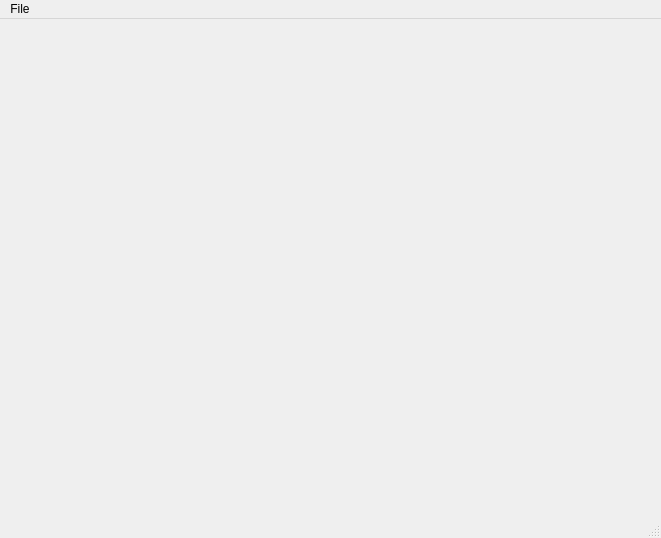
<?xml version="1.0" encoding="UTF-8"?>
<ui version="4.0">
 <class>MainWindow</class>
 <widget class="QMainWindow" name="MainWindow">
  <property name="geometry">
   <rect>
    <x>0</x>
    <y>0</y>
    <width>661</width>
    <height>538</height>
   </rect>
  </property>
  <property name="windowTitle">
   <string>BSP Analyser</string>
  </property>
  <widget class="QWidget" name="centralWidget">
   <layout class="QVBoxLayout" name="verticalLayout">
    <property name="leftMargin">
     <number>0</number>
    </property>
    <property name="topMargin">
     <number>0</number>
    </property>
    <property name="rightMargin">
     <number>0</number>
    </property>
    <property name="bottomMargin">
     <number>0</number>
    </property>
    <item>
     <widget class="MainWidget" name="mainwidget" native="true"/>
    </item>
   </layout>
  </widget>
  <widget class="QMenuBar" name="menuBar">
   <property name="geometry">
    <rect>
     <x>0</x>
     <y>0</y>
     <width>661</width>
     <height>21</height>
    </rect>
   </property>
   <widget class="QMenu" name="menuFile">
    <property name="title">
     <string>File</string>
    </property>
    <addaction name="actionOpen"/>
    <addaction name="separator"/>
    <addaction name="actionQuit"/>
   </widget>
   <addaction name="menuFile"/>
  </widget>
  <widget class="QStatusBar" name="statusBar"/>
  <action name="actionOpen">
   <property name="text">
    <string>&amp;Open</string>
   </property>
   <property name="shortcut">
    <string>Ctrl+O</string>
   </property>
  </action>
  <action name="actionQuit">
   <property name="text">
    <string>&amp;Quit</string>
   </property>
  </action>
 </widget>
 <layoutdefault spacing="6" margin="11"/>
 <customwidgets>
  <customwidget>
   <class>MainWidget</class>
   <extends>QWidget</extends>
   <header>widgets/mainwidget.h</header>
   <container>1</container>
  </customwidget>
 </customwidgets>
 <resources/>
 <connections/>
</ui>
